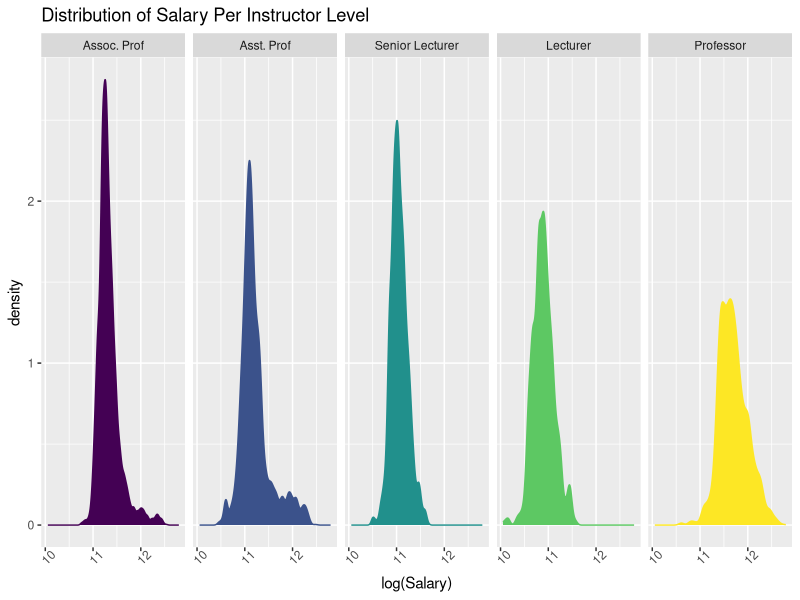
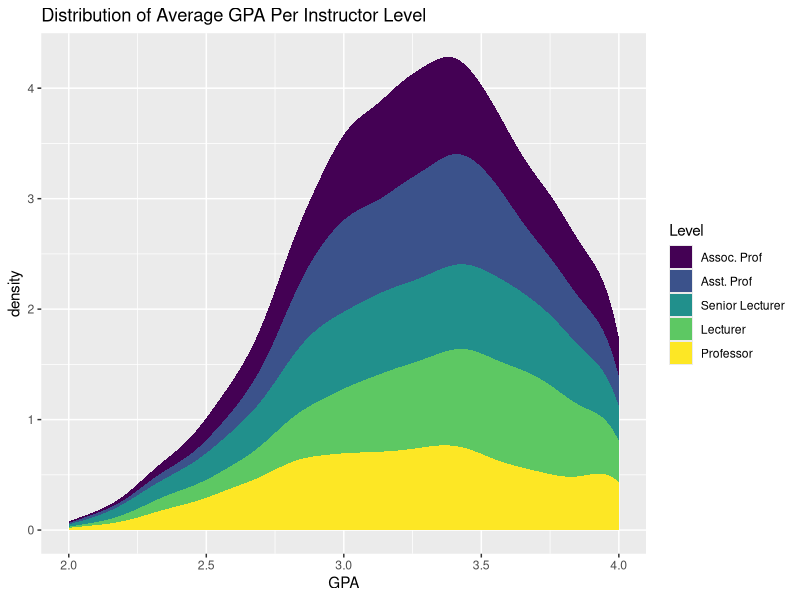

These figures' R source, in order: (Note: this script raises an error after producing the figures.)
## ---- chunk 1
knitr::opts_chunk$set(echo = TRUE)

# library
library(tidyverse)
library(dplyr)
library(viridis)
library(broom)

# read in data + edits
df <- read.csv("master_file.csv")
depts <- read.csv("dept.csv")
df <- df %>%
  filter(gpaAverage >= 2) %>%
  filter(Course < 400) %>%
  mutate(
    Class = recode_factor(Class,"Associate Professor" = "Assoc. Prof", "Assistant Professor" = "Asst. Prof"),
    Level = round(Course,digits=-2)
  ) %>%
  filter(Level > 0) %>%
  inner_join(depts) %>% 
  select(c(Name,Category,Class,nStudents,Salary,Year,gpaAverage,Level))
## ---- chunk 2
ggplot(df,aes(x=log(Salary),fill=Class,color=Class)) +
  geom_density() + 
  facet_grid(~Class) +
  scale_fill_viridis_d() +
  scale_color_viridis_d() +
  theme(legend.position = "None",axis.text.x = element_text(angle = 45)) +
  ggtitle("Distribution of Salary Per Instructor Level")
  
ggplot(df,aes(x=gpaAverage,fill=Class)) + 
  stat_density() +
  scale_fill_viridis_d() +
  ggtitle("Distribution of Average GPA Per Instructor Level") +
  xlab("GPA") + 
  labs(fill = "Level")

qplot(df$Level,stat="count",fill=df$Class,binwidth=40) +
  ggtitle("Instructor Breakdown by Course Levels") +
  xlab("Course Level") + 
  ylab("counts") + 
  scale_fill_viridis_d() +
  labs(fill = "Level")

ggplot(df,aes(x=Class,fill=Category)) + 
 stat_count() +
 scale_fill_viridis_d() +
 ggtitle("Breakdown of Departments and Instructor Type") +
 labs(fill = "Departments") +
 xlab("Instructor Type")
## ---- chunk 3
g1 <- ggplot(df,aes(x=gpaAverage,fill=Class)) + 
  stat_density() +
  scale_fill_viridis_d() +
  ggtitle("Distribution of Average GPA Per Class")

g1 <- df %>%
  group_by(Class) %>%
  ggplot(aes(x=gpaAverage,y=Salary,color=Class)) +
  geom_point(alpha=.1) + 
  geom_smooth(se=FALSE) +
  xlab("GPA") +
  ylab("Salary") +
  ggtitle("Average GPA and Average Salary Per Class Type")

g2 <- df %>%
  group_by(Class,Year) %>%
  ggplot(aes(x=gpaAverage,y=Salary,color=Class)) +
  geom_point(alpha=.1) + 
  geom_smooth(se=FALSE) +
  xlab("GPA") +
  ylab("Salary") +
  ggtitle("Average GPA and Average Salary Per Class Type") +
  facet_wrap(~Year)

g3 <- df %>%
  select(c(Salary,gpaAverage,Year,Class)) %>%
  group_by(Year,Class) %>%
  summarise(aveGPA=mean(gpaAverage),aveSalary=mean(Salary)) %>%
  ggplot(aes(x=Year,y=aveGPA,color=aveSalary)) +
  geom_smooth(method="lm",se=FALSE,color="black")  +
  ggtitle("Increase in Salary and GPA Per Class Type") +
  xlab("Year")  + 
  ylab("Average GPA") + 
  geom_point(size=2,alpha=.4) + 
  facet_grid(~Class)  +
  theme(axis.text.x = element_text(angle = 45)) +
  labs(color = "Avg Salary") + 
  scale_color_viridis_c() 

g4 <- df %>%
  group_by(Class,Year) %>%
  summarise(aveGPA=mean(gpaAverage),aveStudents=mean(nStudents),aveSalary=mean(Salary)) %>%
  ggplot(aes(x=aveGPA,y=aveStudents,color=aveSalary)) +
  geom_smooth(method="lm",se=FALSE,color="black")  +
  ggtitle("Relationship Between Average GPA & Number of Students Per Class Type") +
  xlab("Average GPA")  + 
  ylab("Average Number of Students") + 
  geom_point(size=2,alpha=.4) + 
  facet_grid(~Class)  +
  theme(axis.text.x = element_text(angle = 45)) +
  labs(color = "Avg Salary") + 
  scale_color_viridis_c()

g1
g2
g3
g4

## ---- chunk 4

## ---- chunk 5
library(mgcv)
gam.1 = gam(Salary ~ gpaAverage + Class + Year + nStudents + Category, data = df)
gam.1.df = augment(gam.1)

head(gam.1.df)
ggplot(data = gam.1.df, aes(x = .fitted, y = Salary, color = Class)) + geom_point() + ggtitle("Response vs. Fitted")
ggplot(data = gam.1.df, aes(x = .resid)) + geom_histogram()

summary(gam.1)

#pairs(df)
## ---- chunk 6
ggplot(data = df, aes(y = Salary, x = gpaAverage)) + geom_point() + geom_smooth() + facet_wrap(~ Level)
## ---- chunk 7
gam.3 <- gam(Salary ~ as.factor(Category) + as.factor(Class) + nStudents + gpaAverage + as.factor(Year) + as.factor(Level), data = df)

gam.3.df = augment(gam.3)

head(gam.3.df)
ggplot(data = gam.3.df, aes(x = .fitted, y = Salary)) + geom_point() + ggtitle("Response vs. Fitted")
ggplot(data = gam.3.df, aes(x = .resid)) + geom_histogram()

summary(gam.3)
## ---- chunk 8
gam.4 <- gam(Salary ~ as.factor(Category) + as.factor(Class) + s(nStudents,gpaAverage) + as.factor(Year) + as.factor(Level), data = df)

gam.4.df = augment(gam.4)

head(gam.4.df)
ggplot(data = gam.4.df, aes(x = .fitted, y = Salary)) + geom_point() + ggtitle("Response vs. Fitted")
ggplot(data = gam.4.df, aes(x = .resid)) + geom_histogram()

summary(gam.4)
## ---- chunk 9
library(MASS)
rlm.1 <- rlm(Salary ~ as.factor(Category) + as.factor(Class) + nStudents + gpaAverage + as.factor(Year) + as.factor(Level), data = df)

rlm.1.df = augment(rlm.1)

ggplot(data = rlm.1.df, aes(x = .fitted, y = Salary)) + geom_point() + ggtitle("Response vs. Fitted")
ggplot(data = rlm.1.df, aes(x = .resid)) + geom_histogram()

summary(rlm.1)
## ---- chunk 10

